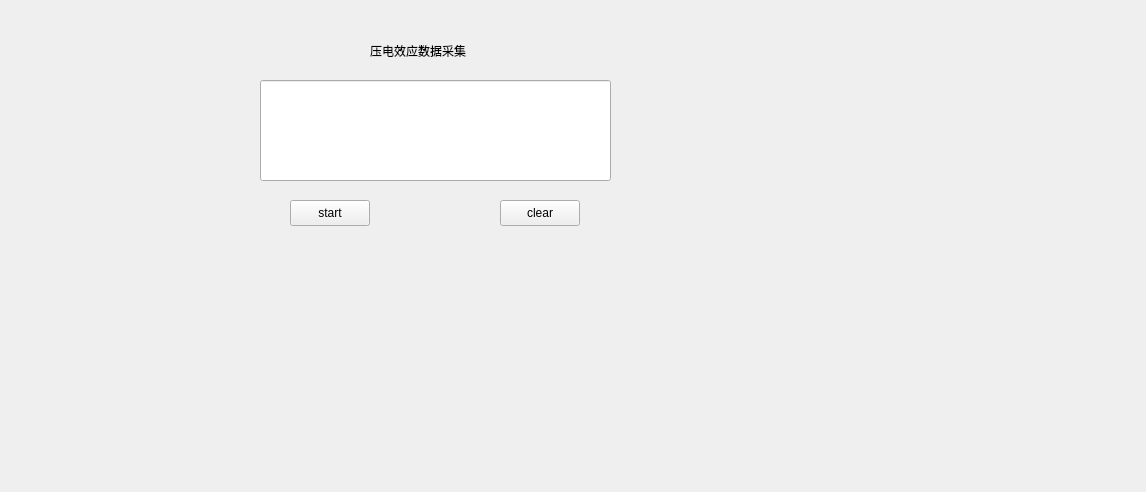
<?xml version="1.0" encoding="UTF-8"?>
<ui version="4.0">
 <class>Widget</class>
 <widget class="QWidget" name="Widget">
  <property name="geometry">
   <rect>
    <x>0</x>
    <y>0</y>
    <width>1146</width>
    <height>492</height>
   </rect>
  </property>
  <property name="windowTitle">
   <string>Widget</string>
  </property>
  <widget class="QLabel" name="label">
   <property name="geometry">
    <rect>
     <x>370</x>
     <y>10</y>
     <width>151</width>
     <height>81</height>
    </rect>
   </property>
   <property name="text">
    <string>压电效应数据采集</string>
   </property>
  </widget>
  <widget class="QPushButton" name="pushButton">
   <property name="geometry">
    <rect>
     <x>290</x>
     <y>200</y>
     <width>80</width>
     <height>26</height>
    </rect>
   </property>
   <property name="text">
    <string>start</string>
   </property>
  </widget>
  <widget class="QPushButton" name="pushButton_2">
   <property name="geometry">
    <rect>
     <x>500</x>
     <y>200</y>
     <width>80</width>
     <height>26</height>
    </rect>
   </property>
   <property name="text">
    <string>clear</string>
   </property>
  </widget>
  <widget class="QLineEdit" name="lineEdit">
   <property name="geometry">
    <rect>
     <x>260</x>
     <y>80</y>
     <width>351</width>
     <height>101</height>
    </rect>
   </property>
  </widget>
 </widget>
 <layoutdefault spacing="6" margin="11"/>
 <resources/>
 <connections/>
</ui>
